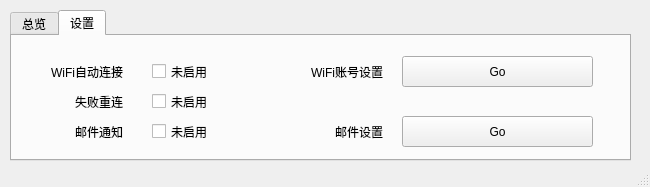
<?xml version="1.0" encoding="UTF-8"?>
<ui version="4.0">
 <class>MainWindow</class>
 <widget class="QMainWindow" name="MainWindow">
  <property name="geometry">
   <rect>
    <x>0</x>
    <y>0</y>
    <width>650</width>
    <height>187</height>
   </rect>
  </property>
  <property name="windowTitle">
   <string>北邮校园网控制面板</string>
  </property>
  <widget class="QWidget" name="centralwidget">
   <widget class="QTabWidget" name="tabWidget">
    <property name="geometry">
     <rect>
      <x>10</x>
      <y>10</y>
      <width>621</width>
      <height>151</height>
     </rect>
    </property>
    <property name="layoutDirection">
     <enum>Qt::LeftToRight</enum>
    </property>
    <property name="tabPosition">
     <enum>QTabWidget::North</enum>
    </property>
    <property name="tabShape">
     <enum>QTabWidget::Rounded</enum>
    </property>
    <property name="currentIndex">
     <number>1</number>
    </property>
    <widget class="QWidget" name="generalTab">
     <attribute name="title">
      <string>总览</string>
     </attribute>
     <widget class="QLabel" name="NetStateDisplay">
      <property name="geometry">
       <rect>
        <x>130</x>
        <y>50</y>
        <width>71</width>
        <height>21</height>
       </rect>
      </property>
      <property name="text">
       <string>Waiting</string>
      </property>
     </widget>
     <widget class="QLabel" name="SSIDLabel">
      <property name="geometry">
       <rect>
        <x>20</x>
        <y>20</y>
        <width>91</width>
        <height>31</height>
       </rect>
      </property>
      <property name="text">
       <string>当前WiFi_SSID</string>
      </property>
      <property name="alignment">
       <set>Qt::AlignRight|Qt::AlignTrailing|Qt::AlignVCenter</set>
      </property>
     </widget>
     <widget class="QLabel" name="IPDisplay">
      <property name="geometry">
       <rect>
        <x>130</x>
        <y>80</y>
        <width>71</width>
        <height>16</height>
       </rect>
      </property>
      <property name="text">
       <string>Waiting</string>
      </property>
     </widget>
     <widget class="QLabel" name="SSIDDisplay">
      <property name="geometry">
       <rect>
        <x>130</x>
        <y>26</y>
        <width>71</width>
        <height>20</height>
       </rect>
      </property>
      <property name="text">
       <string>Waiting</string>
      </property>
     </widget>
     <widget class="QLabel" name="IPLabel">
      <property name="geometry">
       <rect>
        <x>30</x>
        <y>80</y>
        <width>81</width>
        <height>16</height>
       </rect>
      </property>
      <property name="text">
       <string>当前IP地址</string>
      </property>
      <property name="alignment">
       <set>Qt::AlignRight|Qt::AlignTrailing|Qt::AlignVCenter</set>
      </property>
     </widget>
     <widget class="QLabel" name="NetStateLabel">
      <property name="geometry">
       <rect>
        <x>30</x>
        <y>50</y>
        <width>81</width>
        <height>21</height>
       </rect>
      </property>
      <property name="text">
       <string>当前网络状态</string>
      </property>
      <property name="alignment">
       <set>Qt::AlignRight|Qt::AlignTrailing|Qt::AlignVCenter</set>
      </property>
     </widget>
     <widget class="QTextBrowser" name="textBrowser">
      <property name="geometry">
       <rect>
        <x>230</x>
        <y>10</y>
        <width>371</width>
        <height>101</height>
       </rect>
      </property>
      <property name="styleSheet">
       <string notr="true"/>
      </property>
     </widget>
    </widget>
    <widget class="QWidget" name="SettingTab">
     <attribute name="title">
      <string>设置</string>
     </attribute>
     <widget class="QLabel" name="label_3">
      <property name="geometry">
       <rect>
        <x>50</x>
        <y>50</y>
        <width>61</width>
        <height>31</height>
       </rect>
      </property>
      <property name="text">
       <string>失败重连</string>
      </property>
      <property name="alignment">
       <set>Qt::AlignRight|Qt::AlignTrailing|Qt::AlignVCenter</set>
      </property>
      <property name="buddy">
       <cstring>checkBox_2</cstring>
      </property>
     </widget>
     <widget class="QCheckBox" name="checkBox_3">
      <property name="geometry">
       <rect>
        <x>140</x>
        <y>80</y>
        <width>81</width>
        <height>31</height>
       </rect>
      </property>
      <property name="text">
       <string>未启用</string>
      </property>
     </widget>
     <widget class="QLabel" name="label_1">
      <property name="geometry">
       <rect>
        <x>40</x>
        <y>80</y>
        <width>71</width>
        <height>31</height>
       </rect>
      </property>
      <property name="text">
       <string>邮件通知</string>
      </property>
      <property name="alignment">
       <set>Qt::AlignRight|Qt::AlignTrailing|Qt::AlignVCenter</set>
      </property>
      <property name="buddy">
       <cstring>checkBox_3</cstring>
      </property>
     </widget>
     <widget class="QLabel" name="label_2">
      <property name="geometry">
       <rect>
        <x>20</x>
        <y>20</y>
        <width>91</width>
        <height>31</height>
       </rect>
      </property>
      <property name="text">
       <string>WiFi自动连接</string>
      </property>
      <property name="alignment">
       <set>Qt::AlignRight|Qt::AlignTrailing|Qt::AlignVCenter</set>
      </property>
      <property name="buddy">
       <cstring>checkBox_1</cstring>
      </property>
     </widget>
     <widget class="QCheckBox" name="checkBox_2">
      <property name="geometry">
       <rect>
        <x>140</x>
        <y>50</y>
        <width>81</width>
        <height>31</height>
       </rect>
      </property>
      <property name="text">
       <string>未启用</string>
      </property>
     </widget>
     <widget class="QCheckBox" name="checkBox_1">
      <property name="geometry">
       <rect>
        <x>140</x>
        <y>20</y>
        <width>81</width>
        <height>31</height>
       </rect>
      </property>
      <property name="text">
       <string>未启用</string>
      </property>
     </widget>
     <widget class="QLabel" name="label_5">
      <property name="geometry">
       <rect>
        <x>310</x>
        <y>80</y>
        <width>61</width>
        <height>31</height>
       </rect>
      </property>
      <property name="text">
       <string>邮件设置</string>
      </property>
      <property name="alignment">
       <set>Qt::AlignRight|Qt::AlignTrailing|Qt::AlignVCenter</set>
      </property>
      <property name="buddy">
       <cstring>pushButton_2</cstring>
      </property>
     </widget>
     <widget class="QLabel" name="label_6">
      <property name="geometry">
       <rect>
        <x>280</x>
        <y>20</y>
        <width>91</width>
        <height>31</height>
       </rect>
      </property>
      <property name="text">
       <string>WiFi账号设置</string>
      </property>
      <property name="alignment">
       <set>Qt::AlignRight|Qt::AlignTrailing|Qt::AlignVCenter</set>
      </property>
      <property name="buddy">
       <cstring>pushButton_1</cstring>
      </property>
     </widget>
     <widget class="QPushButton" name="pushButton_1">
      <property name="geometry">
       <rect>
        <x>390</x>
        <y>20</y>
        <width>191</width>
        <height>31</height>
       </rect>
      </property>
      <property name="text">
       <string>Go</string>
      </property>
     </widget>
     <widget class="QPushButton" name="pushButton_2">
      <property name="geometry">
       <rect>
        <x>390</x>
        <y>80</y>
        <width>191</width>
        <height>31</height>
       </rect>
      </property>
      <property name="text">
       <string>Go</string>
      </property>
     </widget>
    </widget>
   </widget>
  </widget>
  <widget class="QStatusBar" name="statusbar"/>
 </widget>
 <tabstops>
  <tabstop>textBrowser</tabstop>
  <tabstop>checkBox_1</tabstop>
  <tabstop>checkBox_2</tabstop>
  <tabstop>checkBox_3</tabstop>
  <tabstop>pushButton_1</tabstop>
  <tabstop>pushButton_2</tabstop>
  <tabstop>tabWidget</tabstop>
 </tabstops>
 <resources/>
 <connections/>
</ui>
